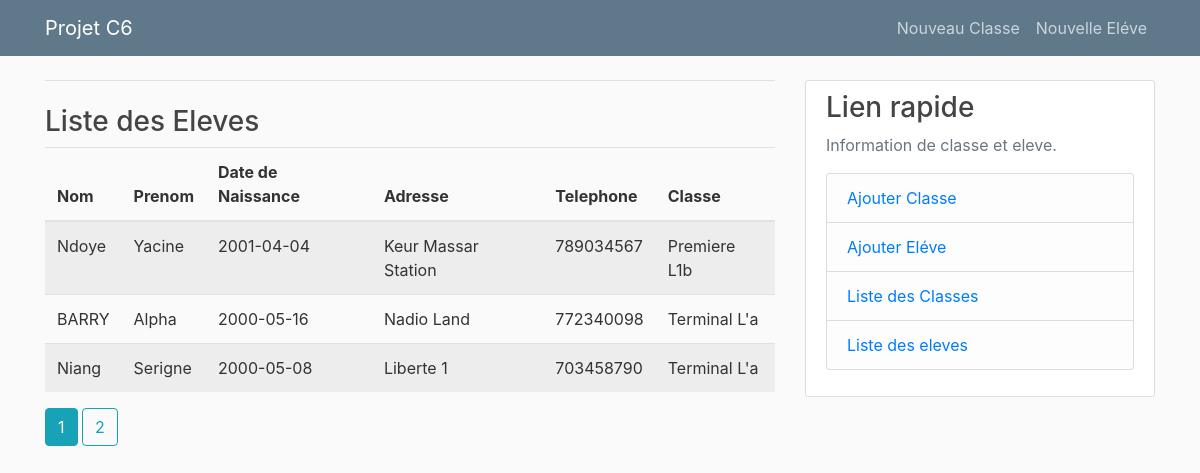
The page /all_eleves on the database its author committed.
### projetc6/models.py (models this page shows, shortened)
class Eleve(db.Model):
	id = db.Column(db.Integer, primary_key=True)
	nom = db.Column(db.String(20), unique=False, nullable=False)
	prenom = db.Column(db.String(20), unique=False, nullable=False)
	datenaiss = db.Column(db.DateTime, nullable=False)
	adresse = db.Column(db.String(20), nullable=False)
	telphone = db.Column(db.String(20), nullable=False)
	id_classe = db.Column(db.Integer, db.ForeignKey('classe.id'), nullable=False)

class Classe(db.Model):
	id = db.Column(db.Integer, primary_key=True)
	nomcl = db.Column(db.String(20), unique=True, nullable=False)
	eleves = db.relationship('Eleve', backref='classe', lazy=True)

### projetc6/routes.py (the view)
@app.route("/all_eleves")
def all_eleves():
	page=request.args.get('page',1,type=int)
	eleves=Eleve.query.order_by(Eleve.id_classe.desc()).paginate(page=page,per_page=3)
	return render_template('all_eleves.html',eleves=eleves)

### projetc6/templates/all_eleves.html
{% extends "layout.html" %}
	{% block content %}
        	 <div class="panel panel-danger">
                <div class=" border-bottom mb-4"></div>
                    <div class="panel-heading"><h3>Liste des Eleves</h3></div>
                    <div class="panel-body">
                        <table class="table table-striped">
                            <thead>
                                <tr>
                                	<th>Nom</th>
                                    <th>Prenom</th>
                                    <th>Date de Naissance</th>
                                    <th>Adresse</th>
                                    <th>Telephone</th>
                                    <th>Classe</th>
                            	</tr>
                            </thead>
                            <tbody>
                            {% for eleve in eleves.items %}
                                <tr>
                                    <td>{{ eleve.nom }}</td>
                                    <td>{{ eleve.prenom }}</td>
                                    <td>{{ eleve.datenaiss.strftime('%Y-%m-%d') }}</td>
                                    <td>{{ eleve.adresse }}</td>
                                    <td>{{ eleve.telphone }}</td>
                                    <td>{{ eleve.classe.nomcl }}</td>
                                </tr>
                            {% endfor %}
                            </tbody>
                        </table>
                    </div>
                </div>
                {% for page_num in eleves.iter_pages(left_edge=1, right_edge=1, left_current=1, right_current=2) %}
                  {% if page_num %}
                    {% if eleves.page == page_num %}
                      <a class="btn btn-info mb-4"
                          href="{{ url_for('all_eleves', page=page_num) }}">{{ page_num }}
                      </a>
                    {% else %}
                      <a class="btn btn-outline-info mb-4"
                          href="{{ url_for('all_eleves', page=page_num)}}">{{ page_num }}
                      </a>
                    {% endif %}
                  {% else %}
                    ...
                  {% endif %}
                {% endfor %}
	{% endblock content %}

### projetc6/templates/layout.html (shortened to what this page needs)
<!DOCTYPE html>
<html>
<head>
    <link rel="stylesheet" href="https://stackpath.bootstrapcdn.com/bootstrap/4.1.3/css/bootstrap.min.css">
    <link rel="stylesheet" type="text/css" href="{{ url_for('static', filename='main.css') }}">
</head>
<body>
	<header class="site-header">
     	<nav class="navbar navbar-expand-md navbar-dark bg-steel fixed-top">
	        <div class="container">
	          <a class="navbar-brand mr-4" href="#">Projet C6</a>
	          <div class="collapse navbar-collapse" id="navbarToggle">
            <div class="navbar-nav">
	           	<a class="nav-item nav-link" href="{{ url_for('ajoutcl') }}">Nouveau Classe</a>
                <a class="nav-item nav-link" href="{{ url_for('ajout_elv') }}">Nouvelle Eléve</a>
            </div>
	          </div>
	        </div>
      	</nav>
    </header>
	<main role="main" class="container">
	    <div class="row">
	       	<div class="col-md-8">
	          {% block content %}{% endblock %}
	        </div>
	        <div class="col-md-4">
	          <div class="content-section">
	            <h3>Lien rapide</h3>
	            <p class='text-muted'>Information de classe et eleve.
	              <ul class="list-group">
	              	<li class="list-group-item list-group-item-light"><a href="{{ url_for('ajoutcl') }}">Ajouter Classe</a></li>
	              	<li class="list-group-item list-group-item-light"><a href="{{ url_for('ajout_elv') }}">Ajouter Eléve</a></li>
	                <li class="list-group-item list-group-item-light"><a href="{{ url_for('allclasses') }}">Liste des Classes</a></li>
	                <li class="list-group-item list-group-item-light"><a href="{{ url_for('all_eleves') }}">Liste des eleves</a></li>
	              </ul>
	            </p>
	          </div>
	        </div>
	    </div>
    </main>
</body>
</html>

### projetc6/static/main.css (style rules this page uses)
body { background: #fafafa; color: #333333; margin-top: 5rem; }
h1, h2, h3, h4, h5, h6 { color: #444444; }
.bg-steel { background-color: #5f788a; }
.site-header .navbar-nav .nav-link { color: #cbd5db; }
.content-section { background: #ffffff; padding: 10px 20px; border: 1px solid #dddddd; border-radius: 3px; margin-bottom: 20px; }

### rows shown on the page
Eleve: nom "Ndoye", prenom "Yacine", datenaiss "2001-04-04", adresse "Keur Massar Station", telphone "789034567", classe.nomcl "Premiere L1b"
Eleve: nom "BARRY", prenom "Alpha", datenaiss "2000-05-16", adresse "Nadio Land", telphone "772340098", classe.nomcl "Terminal L'a"
Eleve: nom "Niang", prenom "Serigne", datenaiss "2000-05-08", adresse "Liberte 1", telphone "703458790", classe.nomcl "Terminal L'a"

### other values the page prints
{{ page_num }} "1"
{{ page_num }} "2"
